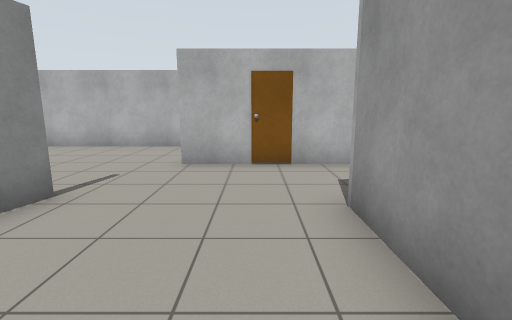
view 1 (above)

19 first-person views from a walk through a Gazebo world. The camera is 1.2 m above the floor, tilts 10° down and sees 85° across. The floor is counted in squares, 1 m on a side. Each view is taken from the middle of a square. On the plan, view 1 faces up. The plan holds only what a view shows up to about 12 squares ahead; the rest is blank.

view 2
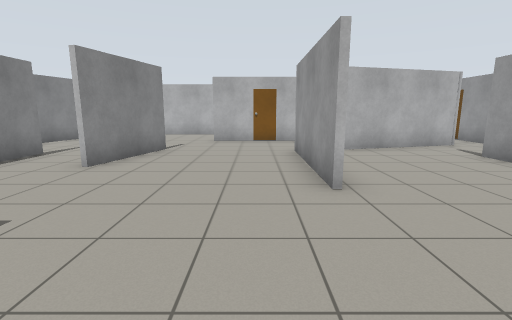

view 3
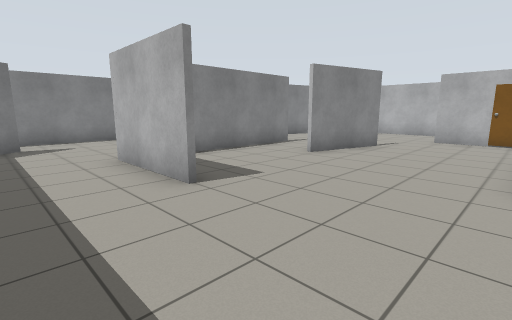

view 4
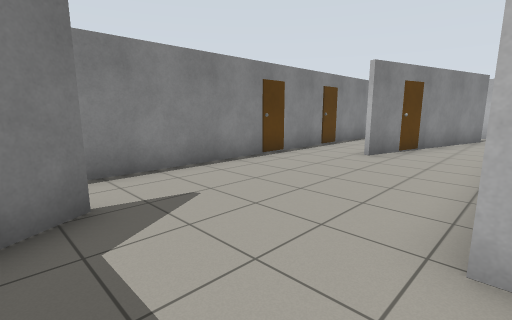

view 5
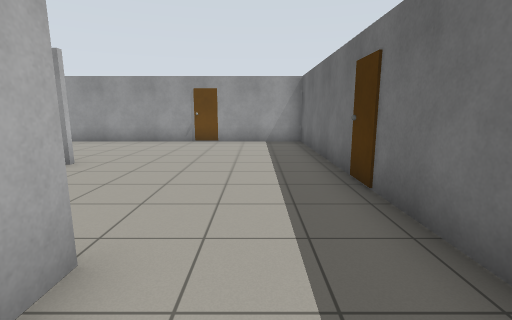

view 6
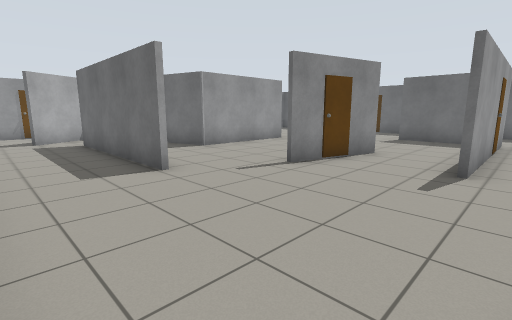

view 7
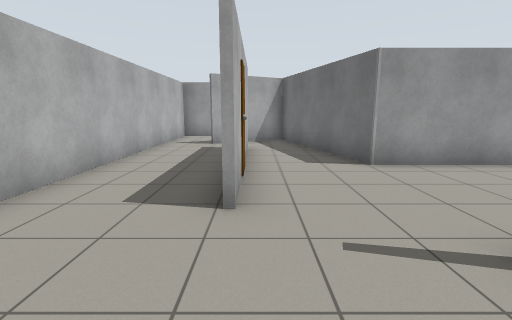

view 8
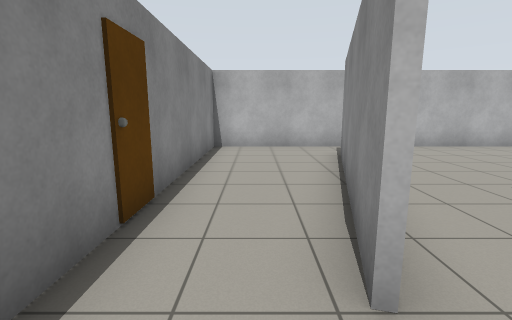

view 9
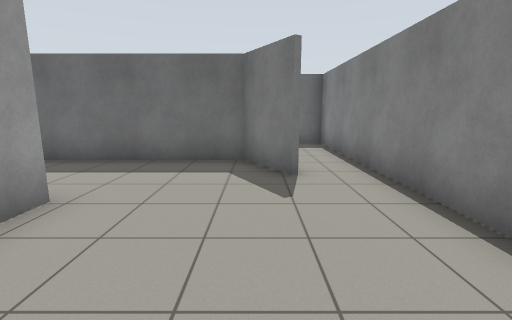

view 10
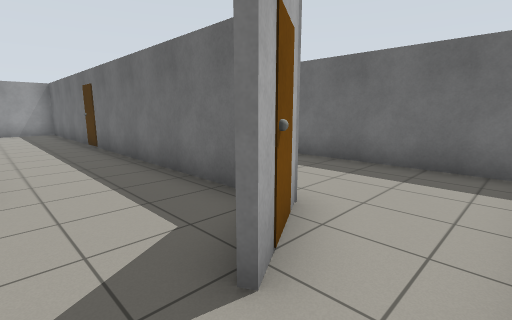

view 11
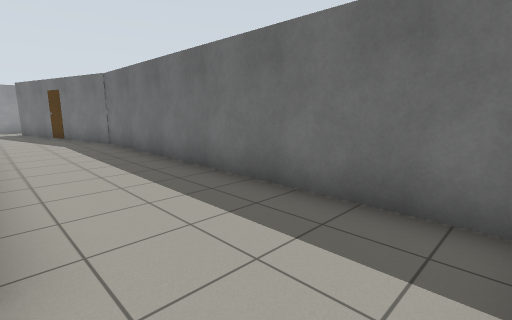

view 12
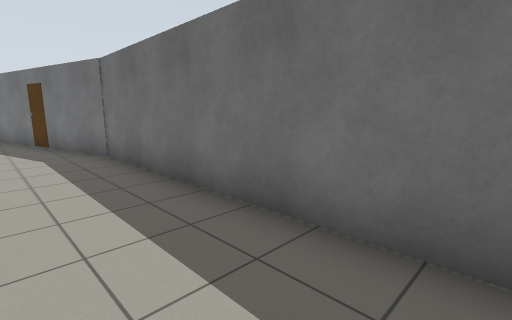

view 13
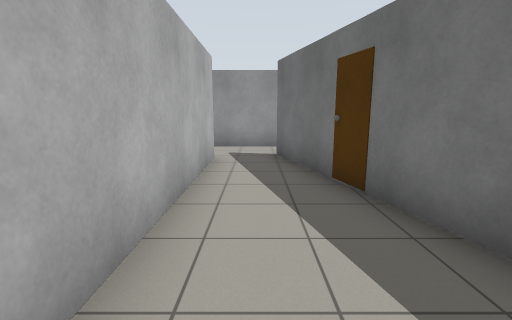

view 14
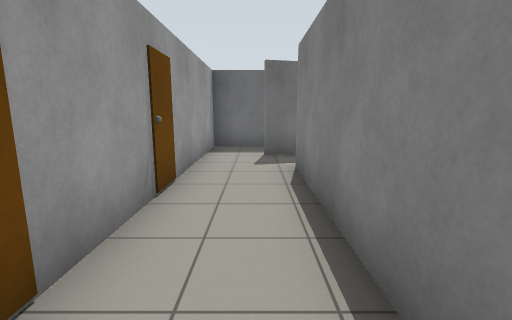

view 15
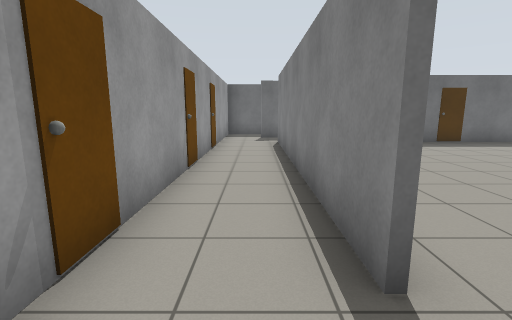

view 16
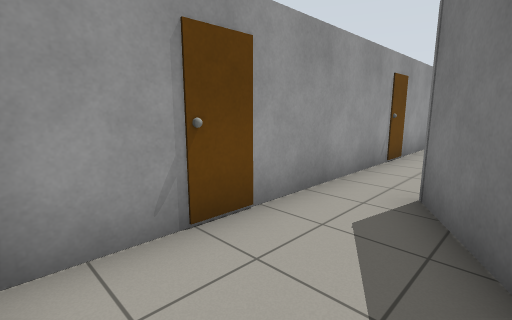

view 17
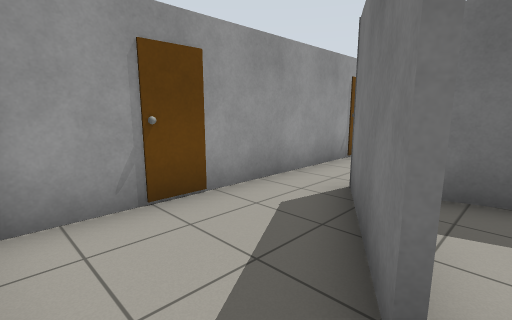

view 18
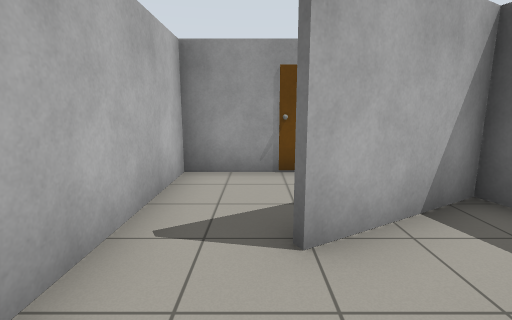

view 19
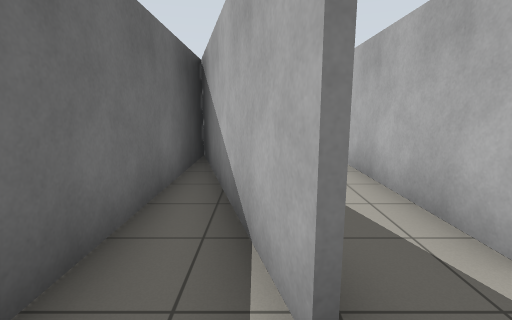

### Floor plan
Ten units are one square. View 1 is at (0, 0); x grows to the right and y downward. Boxes are objects, and circles mark ways between rooms. Rooms are numbered by the first view taken in them; rooms with no view inside come last. Other rooms are left out.
<svg viewBox="-120 -99 210 208">
<path fill="none" stroke="#000" d="M-38 -9 -35 -21M-32 -24 -37 -8M-62 4 -62 -30M-61 -30 -61 6M-53 35 -29 35M-29 36 -62 36 -62 19M-93 -14 -76 -78M12 9 12 -34 68 -49 52 -76M-17 -64 41 -64M-75 -78 -92 -14M-97 51 -87 68 60 68 60 36M35 -63 -17 -63M-88 69 -98 51M53 -44 27 -37M60 26 60 -24M54 -94 -114 -94 -114 64M4 104 44 104M-114 64 -114 104 0 104 47 92M46 69 4 69M60 36 60 26M61 -24 61 69 46 69M84 84 84 -45M70 -48 53 -44M47 92 68 86M54 -77 70 -48M84 -45 84 -94 54 -94M69 87 4 104M44 104 84 104 84 84"/>
<rect x="-115" y="-5" width="10" height="10" fill="#bbb"><title>door leaf</title></rect>
<rect x="-115" y="-35" width="10" height="10" fill="#bbb"><title>door leaf</title></rect>
<rect x="-95" y="55" width="10" height="10" fill="#bbb"><title>door leaf</title></rect>
<rect x="-95" y="-35" width="10" height="10" fill="#bbb"><title>door leaf</title></rect>
<rect x="-65" y="5" width="10" height="10" fill="#bbb"><title>door leaf</title></rect>
<rect x="-35" y="-35" width="10" height="10" fill="#bbb"><title>door leaf</title></rect>
<rect x="-5" y="-65" width="10" height="10" fill="#bbb"><title>door leaf</title></rect>
<rect x="-5" y="65" width="10" height="10" fill="#bbb"><title>door leaf</title></rect>
<rect x="35" y="85" width="10" height="10" fill="#bbb"><title>door leaf</title></rect>
<rect x="55" y="25" width="10" height="10" fill="#bbb"><title>door leaf</title></rect>
<rect x="75" y="45" width="10" height="10" fill="#bbb"><title>door leaf</title></rect>
<rect x="75" y="15" width="10" height="10" fill="#bbb"><title>door leaf</title></rect>
<rect x="75" y="-25" width="10" height="10" fill="#bbb"><title>door leaf</title></rect>
<rect x="75" y="-75" width="10" height="10" fill="#bbb"><title>door leaf</title></rect>
<circle cx="-105" cy="70" r="3" fill="#2a7"/>
<circle cx="60" cy="-30" r="3" fill="#2a7"/>
<circle cx="60" cy="-85" r="3" fill="#2a7"/>
<circle cx="50" cy="80" r="3" fill="#2a7"/>
<circle cx="80" cy="-50" r="3" fill="#2a7"/>
<circle cx="75" cy="90" r="3" fill="#2a7"/>
<text x="-40" y="-10">1</text>
<text x="-40" y="90">2</text>
<text x="70" y="20">3</text>
<text x="70" y="-70">4</text>
<text x="70" y="100">5</text>
</svg>
Room 1 opens to room 2. Room 1 opens to room 3. Room 1 opens to room 4. Room 2 opens to room 3. Room 3 opens to room 4. Room 3 opens to room 5.

Where each view was taken, in squares from view 1:
view 1: 0 up, 0 right, facing up
view 2: 5 down, 0 right, facing up
view 3: 6 down, 1 right, facing up-left
view 4: 6 down, 6 left, facing up-left
view 5: 5 down, 5 left, facing right
view 6: 9 up, 7 left, facing down-right
view 7: 6 up, 5 left, facing right
view 8: 0 up, 10 left, facing up
view 9: 0 up, 9 left, facing down
view 10: 4 down, 11 left, facing down-right
view 11: 7 down, 11 left, facing down-right
view 12: 8 down, 8 left, facing down-right
view 13: 8 down, 1 left, facing right
view 14: 1 down, 7 right, facing down
view 15: 4 up, 7 right, facing down
view 16: 9 up, 6 right, facing down-right
view 17: 9 up, 5 right, facing down-right
view 18: 8 up, 3 right, facing right
view 19: 9 down, 8 right, facing left
